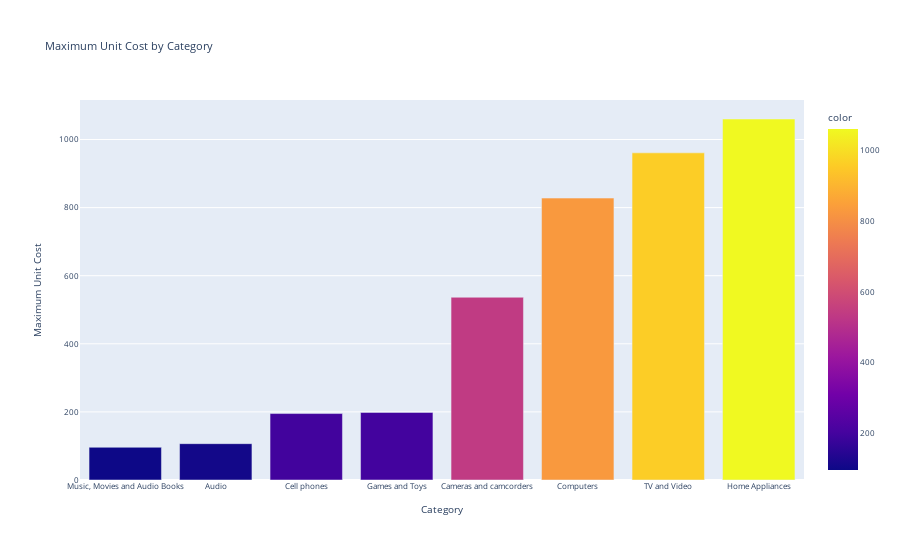

Notebook code for this chart:
### Code cell
# Grouping by category to find the maximum unit cost

category_max_cost = pt.groupby('Category')['UnitCostUSD'].max().sort_values(ascending=True)

plt.figure(figsize=(10, 6))
fig= px.bar(x=category_max_cost.index, y=category_max_cost.values,
            title="Maximum Unit Cost by Category",
            color= category_max_cost,
            labels= {'x': "Category", 'y': 'Maximum Unit Cost'})
fig.update_layout(font=dict(size=8))
fig.show()

### Figure 1 — Plotly figure (JSON) as saved in the notebook; plotly's stock layout.template omitted (floating-point values rounded to 4 significant figures)
{"data": [{"alignmentgroup": "True", "hovertemplate": "Category=%{x}<br>Maximum Unit Cost=%{y}<br>color=%{marker.color}<extra></extra>", "legendgroup": "", "marker": {"color": [96.08, 106.7, 195.2, 198.4, 536.7, 828.0, 960.8, 1060.0], "coloraxis": "coloraxis", "pattern": {"shape": ""}}, "name": "", "offsetgroup": "", "orientation": "v", "showlegend": false, "textposition": "auto", "type": "bar", "x": ["Music, Movies and Audio Books", "Audio", "Cell phones", "Games and Toys", "Cameras and camcorders", "Computers", "TV and Video", "Home Appliances"], "xaxis": "x", "y": [96.08, 106.7, 195.2, 198.4, 536.7, 828.0, 960.8, 1060.0], "yaxis": "y"}], "layout": {"barmode": "relative", "coloraxis": {"colorbar": {"title": {"text": "color"}}, "colorscale": [[0, "#0d0887"], [0.1111, "#46039f"], [0.2222, "#7201a8"], [0.3333, "#9c179e"], [0.4444, "#bd3786"], [0.5556, "#d8576b"], [0.6667, "#ed7953"], [0.7778, "#fb9f3a"], [0.8889, "#fdca26"], [1, "#f0f921"]]}, "font": {"size": 8}, "legend": {"tracegroupgap": 0}, "title": {"text": "Maximum Unit Cost by Category"}, "xaxis": {"anchor": "y", "domain": [0, 1], "title": {"text": "Category"}}, "yaxis": {"anchor": "x", "domain": [0, 1], "title": {"text": "Maximum Unit Cost"}}}}
